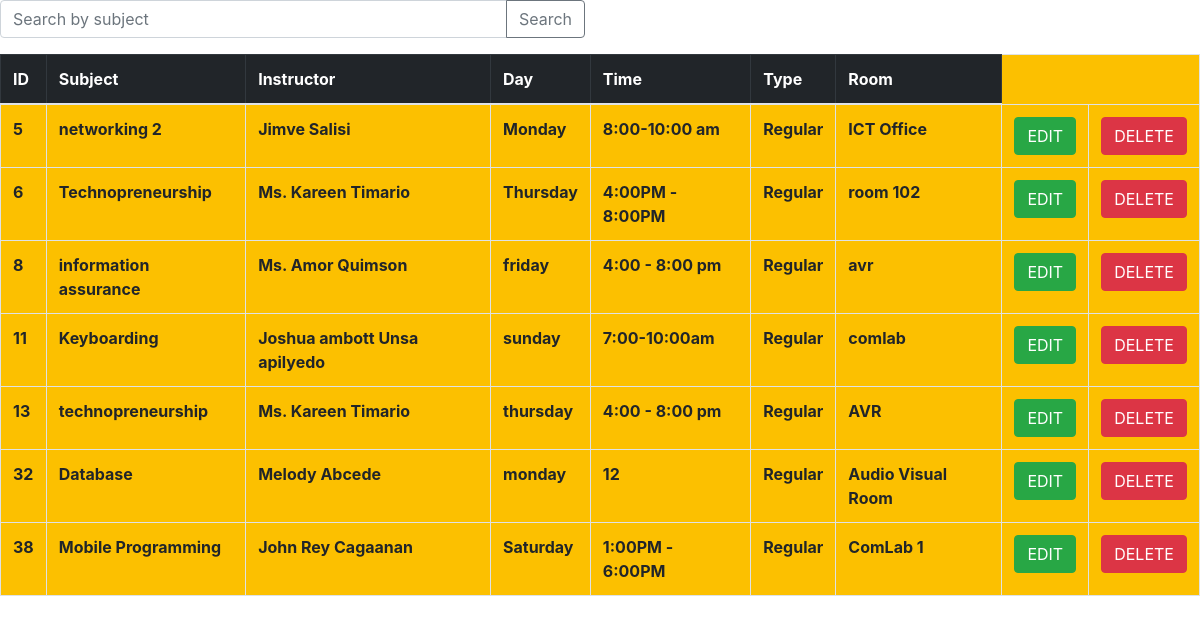
Screenshot of /search.php with the database file from the repository.
### tables this page shows
CREATE TABLE `schedule` (
  `id` int(255) NOT NULL,
  `subject` varchar(100) NOT NULL,
  `instructor` varchar(100) NOT NULL,
  `day` varchar(50) NOT NULL,
  `time` varchar(50) NOT NULL,
  `type` varchar(50) NOT NULL,
  `room` varchar(50) NOT NULL
);

### search.php (the view, shortened to what this page needs)
<!DOCTYPE html>
<html lang="en">
<head>
    <link rel="stylesheet" href="https://stackpath.bootstrapcdn.com/bootstrap/4.1.3/css/bootstrap.min.css">
</head>
<body>
<?php
$connection = mysqli_connect("localhost", "root", "");
if (isset($_POST['search'])) {
    $search_subject = $_POST['search_subject'];
    $query = "SELECT * FROM schedule WHERE subject LIKE '%$search_subject%'";
} else {
    $query = "SELECT * FROM schedule";
}
$query_run = mysqli_query($connection, $query);
?>
<div class="row">
    <div class="col-md-6">
        <form action="search.php" method="post">
            <div class="input-group mb-3">
                <input type="text" class="form-control" placeholder="Search by subject" name="search_subject">
                <div class="input-group-append">
                    <button class="btn btn-outline-secondary" type="submit" name="search">Search</button>
                </div>
            </div>
        </form>
    </div>
</div>
<div class="row">
    <div class="col-md-12">
        <table class="table table-bordered" style="background-color: #fcc000;">
            <thead class="table-dark">
                <tr>
                    <th> ID </th>
                    <th> Subject </th>
                    <th> Instructor </th>
                    <th> Day </th>
                    <th> Time </th>
                    <th> Type </th>
                    <th> Room </th>
                </tr>
            </thead>
            <tbody>
            <?php
            if ($query_run) {
                while ($row = mysqli_fetch_array($query_run)) {
                    ?>
                    <tr>
                        <th> <?php echo $row['id']; ?> </th>
                        <th> <?php echo $row['subject']; ?> </th>
                        <th> <?php echo $row['instructor']; ?> </th>
                        <th> <?php echo $row['day']; ?> </th>
                        <th> <?php echo $row['time']; ?> </th>
                        <th> <?php echo $row['type']; ?> </th>
                        <th> <?php echo $row['room']; ?> </th>
                        <th>
                            <form action="updatedata.php" method="post">
                                <input type="submit" name="edit" class="btn btn-success" value="EDIT">
                            </form>
                        </th>
                        <th>
                            <form action="deletecode.php" method="post">
                                <input type="submit" name="delete" class="btn btn-danger" value="DELETE">
                            </form>
                        </th>
                    </tr>
                    <?php
                }
            } else {
                ?>
                <tr>
                    <th colspan="7"> No Record Found </th>
                </th>
                <?php
            }
            ?>
            </tbody>
        </table>
    </div>
</div>

### rows the page displays
schedule: id "5", subject "networking 2", instructor "Jimve Salisi", day "Monday", time "8:00-10:00 am", type "Regular", room "ICT Office"
schedule: id "6", subject "Technopreneurship", instructor "Ms. Kareen Timario", day "Thursday", time "4:00PM - 8:00PM", type "Regular", room "room 102"
schedule: id "8", subject "information assurance", instructor "Ms. Amor Quimson", day "friday", time "4:00 - 8:00 pm", type "Regular", room "avr"
schedule: id "11", subject "Keyboarding", instructor "Joshua ambott Unsa apilyedo", day "sunday", time "7:00-10:00am", type "Regular", room "comlab"
schedule: id "13", subject "technopreneurship", instructor "Ms. Kareen Timario", day "thursday", time "4:00 - 8:00 pm", type "Regular", room "AVR"
schedule: id "32", subject "Database", instructor "Melody Abcede", day "monday", time "12", type "Regular", room "Audio Visual Room"
schedule: id "38", subject "Mobile Programming", instructor "John Rey Cagaanan", day "Saturday", time "1:00PM - 6:00PM", type "Regular", room "ComLab 1"
